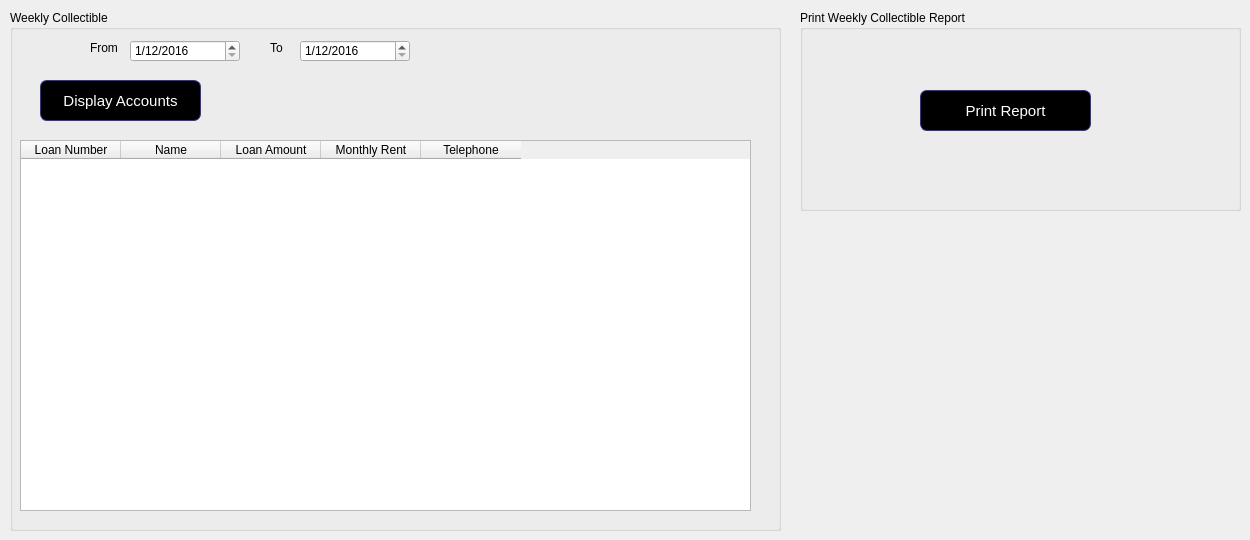
      <widget class="QWidget" name="tab_13">
       <attribute name="title">
        <string>Weekly Collectible</string>
       </attribute>
       <widget class="QGroupBox" name="groupBox_36">
        <property name="geometry">
         <rect>
          <x>10</x>
          <y>10</y>
          <width>771</width>
          <height>521</height>
         </rect>
        </property>
        <property name="title">
         <string>Weekly Collectible</string>
        </property>
        <widget class="QPushButton" name="pushButton_35">
         <property name="geometry">
          <rect>
           <x>30</x>
           <y>70</y>
           <width>161</width>
           <height>41</height>
          </rect>
         </property>
         <property name="styleSheet">
          <string notr="true">QPushButton:hover {
color: black;
background-color: grey;
border-width: 1px;
border-color: #339;
border-style: solid;
border-radius: 7;
padding: 3px;
font-size: 15px;
padding-left: 5px;
padding-right: 5px;
}
QPushButton {
color: white;
background-color: QLinearGradient( );
border-width: 1px;
border-color: #339;
border-style: solid;
border-radius: 7;
padding: 3px;
font-size: 15px;
padding-left: 5px;
padding-right: 5px;

}</string>
         </property>
         <property name="text">
          <string>Display Accounts</string>
         </property>
        </widget>
        <widget class="QDateEdit" name="dateEdit_16">
         <property name="geometry">
          <rect>
           <x>120</x>
           <y>30</y>
           <width>110</width>
           <height>22</height>
          </rect>
         </property>
         <property name="inputMethodHints">
          <set>Qt::ImhPreferNumbers</set>
         </property>
         <property name="displayFormat">
          <string>d/M/yyyy</string>
         </property>
         <property name="date">
          <date>
           <year>2016</year>
           <month>12</month>
           <day>1</day>
          </date>
         </property>
        </widget>
        <widget class="QTableWidget" name="tableWidget_16">
         <property name="geometry">
          <rect>
           <x>10</x>
           <y>130</y>
           <width>731</width>
           <height>371</height>
          </rect>
         </property>
         <column>
          <property name="text">
           <string>Loan Number</string>
          </property>
         </column>
         <column>
          <property name="text">
           <string>Name</string>
          </property>
         </column>
         <column>
          <property name="text">
           <string>Loan Amount</string>
          </property>
         </column>
         <column>
          <property name="text">
           <string>Monthly Rent</string>
          </property>
         </column>
         <column>
          <property name="text">
           <string>Telephone</string>
          </property>
         </column>
        </widget>
        <widget class="QLabel" name="label_171">
         <property name="geometry">
          <rect>
           <x>260</x>
           <y>30</y>
           <width>31</width>
           <height>16</height>
          </rect>
         </property>
         <property name="text">
          <string>To</string>
         </property>
        </widget>
        <widget class="QDateEdit" name="dateEdit_25">
         <property name="geometry">
          <rect>
           <x>290</x>
           <y>30</y>
           <width>110</width>
           <height>22</height>
          </rect>
         </property>
         <property name="inputMethodHints">
          <set>Qt::ImhPreferNumbers</set>
         </property>
         <property name="displayFormat">
          <string>d/M/yyyy</string>
         </property>
         <property name="date">
          <date>
           <year>2016</year>
           <month>12</month>
           <day>1</day>
          </date>
         </property>
        </widget>
        <widget class="QLabel" name="label_172">
         <property name="geometry">
          <rect>
           <x>80</x>
           <y>30</y>
           <width>41</width>
           <height>16</height>
          </rect>
         </property>
         <property name="text">
          <string>From</string>
         </property>
        </widget>
       </widget>
       <widget class="QGroupBox" name="groupBox_37">
        <property name="geometry">
         <rect>
          <x>800</x>
          <y>10</y>
          <width>441</width>
          <height>201</height>
         </rect>
        </property>
        <property name="title">
         <string>Print Weekly Collectible Report</string>
        </property>
        <widget class="QPushButton" name="pushButton_36">
         <property name="geometry">
          <rect>
           <x>120</x>
           <y>80</y>
           <width>171</width>
           <height>41</height>
          </rect>
         </property>
         <property name="styleSheet">
          <string notr="true">QPushButton:hover {
color: black;
background-color: grey;
border-width: 1px;
border-color: #339;
border-style: solid;
border-radius: 7;
padding: 3px;
font-size: 15px;
padding-left: 5px;
padding-right: 5px;
}
QPushButton {
color: white;
background-color: QLinearGradient( );
border-width: 1px;
border-color: #339;
border-style: solid;
border-radius: 7;
padding: 3px;
font-size: 15px;
padding-left: 5px;
padding-right: 5px;

}</string>
         </property>
         <property name="text">
          <string>Print Report</string>
         </property>
        </widget>
       </widget>
      </widget>
